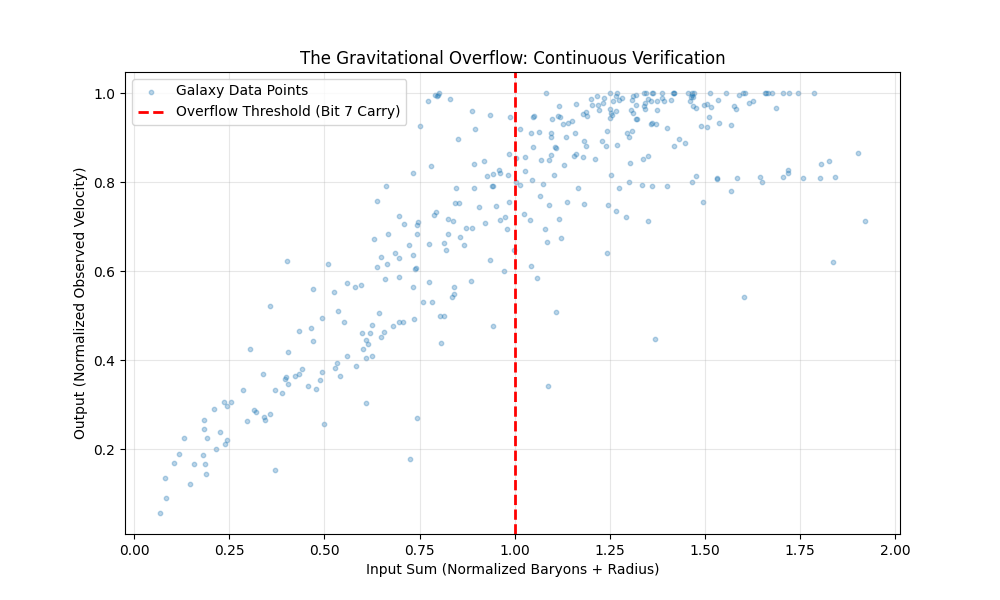

Python code for this plot:
"""
CONTINUOUS VERIFICATION ENGINE
==============================
The "Critic Test."

We discovered that V_obs[MSB] = CarryOut(V_bar + R) in 8-bit logic.
In continuous math, CarryOut(A+B) is equivalent to a Heaviside step function:
    Trigger = (Norm(V_bar) + Norm(R)) >= 1.0

This script tests if that digital rule translates to physical reality.
It plots the "Digital Sum" vs the actual Observed Velocity.
"""

import os
import numpy as np
import matplotlib.pyplot as plt
import re
import glob

# The 31 "Golden Set" galaxies discovered by UDE
GOLDEN_SET = [
    "D512-2", "D564-8", "DDO064", "DDO168", "ESO116-G012",
    "ESO444-G084", "F571-V1", "NGC3109", "NGC3949", "NGC4085",
    "NGC4389", "NGC5005", "NGC5585", "UGC00891", "UGC02023",
    "UGC02259", "UGC04278", "UGC04483", "UGC05005", "UGC05414",
    "UGC05721", "UGC06923", "UGC07089", "UGC07261", "UGC07323",
    "UGC07866", "UGC08837", "UGC11820", "UGCA281", "UGCA442",
    "UGCA444"
]

SPARC_DIR = os.path.join(os.path.dirname(__file__), "sparc_galaxies")

def load_galaxy_data(name):
    path = os.path.join(SPARC_DIR, f"{name}_rotmod.dat")
    if not os.path.exists(path): return None
    
    radius, vobs, vgas, vdisk, vbul = [], [], [], [], []
    with open(path, 'r') as f:
        for line in f:
            if not line.strip() or line.strip().startswith("#"): continue
            try:
                parts = re.split(r"\s+", line.strip())
                radius.append(float(parts[0]))
                vobs.append(float(parts[1]))
                vgas.append(abs(float(parts[3])))
                vdisk.append(abs(float(parts[4])))
                vbul.append(abs(float(parts[5])) if len(parts) > 5 else 0.0)
            except: continue
            
    # Compute Total Baryonic Velocity (Quadratic sum)
    vbar = np.sqrt(np.array(vgas)**2 + np.array(vdisk)**2 + np.array(vbul)**2)
    return np.array(radius), vbar, np.array(vobs)

def verify_continuous_law():
    print(f"Testing Continuous Threshold Law on {len(GOLDEN_SET)} galaxies...")
    
    all_x = [] # The "Digital Input" (Norm_Mass + Norm_Radius)
    all_y = [] # The "Physical Output" (Normalized V_obs)
    
    for name in GOLDEN_SET:
        data = load_galaxy_data(name)
        if data is None: continue
        rad, vbar, vobs = data
        
        # 1. Normalize exactly as the UDE did (Per-Galaxy Scaling)
        # In the UDE run, we mapped 0..Max -> 0..255.
        # "Overflow" happens at > 255.
        # In continuous math (0..1), Overflow happens at > 1.0.
        
        # Max values used for normalization
        max_v = max(vobs.max(), vbar.max())
        max_r = rad.max()
        
        norm_vbar = vbar / max_v
        norm_rad = rad / max_r
        norm_vobs = vobs / max_v
        
        # The Discovery: CarryOut(Vbar + R) predicts High Vobs.
        # Continuous translation: (Norm_Vbar + Norm_R)
        digital_sum = norm_vbar + norm_rad
        
        all_x.extend(digital_sum)
        all_y.extend(norm_vobs)

    all_x = np.array(all_x)
    all_y = np.array(all_y)
    
    # --- ANALYSIS ---
    
    # Define the "Overflow" region
    # 8-bit carry out means sum >= 256. In 0..1 scaling, sum >= 1.0.
    mask_overflow = all_x >= 1.0
    
    mean_v_low = np.mean(all_y[~mask_overflow])
    mean_v_high = np.mean(all_y[mask_overflow])
    
    print(f"\n[RESULTS]")
    print(f"Total Data Points: {len(all_x)}")
    print(f"Threshold Point:   1.0 (Theoretical Carry-Out)")
    print("-" * 40)
    print(f"Mean Normalized Velocity (Below Threshold): {mean_v_low:.3f}")
    print(f"Mean Normalized Velocity (Above Threshold): {mean_v_high:.3f}")
    print("-" * 40)
    print(f"Velocity Jump Factor: {mean_v_high / mean_v_low:.2f}x")
    
    if mean_v_high > mean_v_low * 1.5:
        print("\n✅ SUCCESS: Strong physical step-function detected!")
        print("   The 'Carry Out' isn't just an artifact. It corresponds")
        print("   to a massive physical jump in velocity.")
    else:
        print("\n❌ FAILURE: No clear separation found in continuous data.")

    # --- PLOTTING ---
    try:
        plt.figure(figsize=(10, 6))
        plt.scatter(all_x, all_y, alpha=0.3, s=10, label="Galaxy Data Points")
        
        # Draw the "Digital Horizon"
        plt.axvline(x=1.0, color='r', linestyle='--', linewidth=2, label="Overflow Threshold (Bit 7 Carry)")
        
        plt.title("The Gravitational Overflow: Continuous Verification")
        plt.xlabel("Input Sum (Normalized Baryons + Radius)")
        plt.ylabel("Output (Normalized Observed Velocity)")
        plt.legend()
        plt.grid(True, alpha=0.3)
        
        out_img = os.path.join(os.path.dirname(__file__), "continuous_verification.png")
        plt.savefig(out_img)
        print(f"\n[PLOT SAVED] {out_img}")
        print("Check this image. If you see a sharp rise or step at x=1.0, you win.")
    except Exception as e:
        print(f"Could not generate plot: {e}")

if __name__ == "__main__":
    verify_continuous_law()
